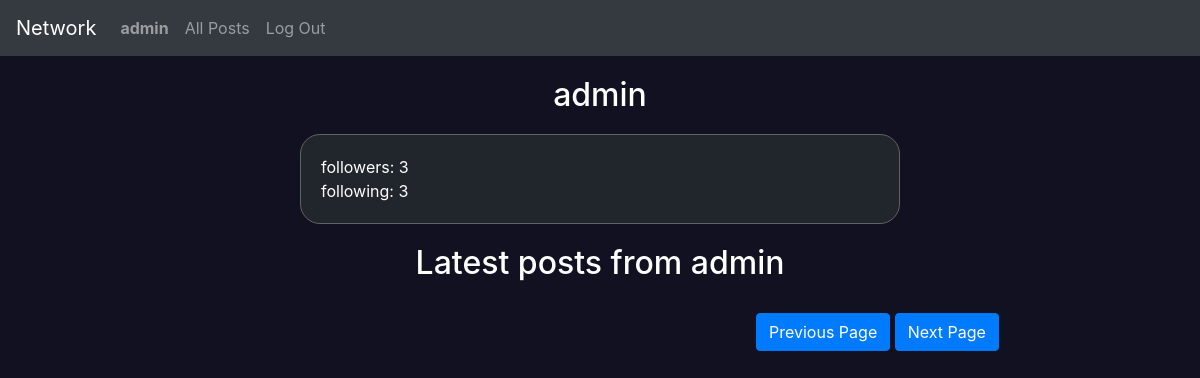
/profile/admin (signed in), run on an earlier commit of the app's database.
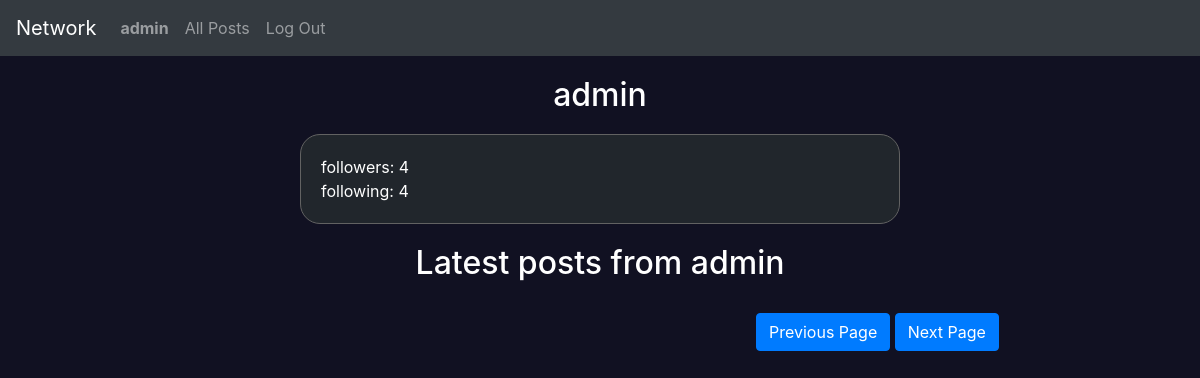
And on a later commit of the database.
### network/models.py (models this page shows, shortened)
class User(AbstractUser):
    followers = models.ManyToManyField("User", blank=True, related_name="user_followers")
    following = models.ManyToManyField("User", blank=True, related_name="user_following")
    current_user_follows = models.BooleanField(default=False)

### network/views.py (the view)
# urls.py: path("profile/<str:username>", views.profile_page, name="profile_page"),
@login_required
@csrf_exempt
def profile_page(request, username):
    user = User.objects.get(username=username)
    return render(request, "network/profilepage.html",{
        "profile_user": user,
        "user": request.user
    })

### network/templates/network/profilepage.html (shortened to what this page needs)
{% extends "network/layout.html" %}
{% load static %}
{% block body %}
<h2 id="user_profile" style="text-align: center; margin: 20px;">{{profile_user}}</h2>
{% if user == profile_user %}
<div id="alt_info">
    <div>followers: {{profile_user.followers.count}}</div>
    <div>following: {{profile_user.following.count}}</div>
</div>
{% else %}
<div id="info"></div>
{% endif %}
<h2 style="text-align: center; margin: 20px;">Latest posts from {{profile_user}}</h2>
<button id="previous_page" class="btn btn-primary">Previous Page</button>
<button id="next_page" class="btn btn-primary">Next Page</button>
{% endblock %}

### network/templates/network/layout.html (shortened to what this page needs)
{% load static %}
<!DOCTYPE html>
<html lang="en">
    <head>
        <link rel="stylesheet" href="https://stackpath.bootstrapcdn.com/bootstrap/4.4.1/css/bootstrap.min.css">
    </head>
    <body>
        <nav class="navbar navbar-expand-lg navbar-dark bg-dark">
            <a class="navbar-brand" href="{% url 'index' %}">Network</a>
            <div>
              <ul class="navbar-nav mr-auto">
                {% if user.is_authenticated %}
                    <li class="nav-item">
                        <a class="nav-link" href="{% url 'profile_page' user.username %}"><strong>{{ user.username }}</strong></a>
                    </li>
                {% endif %}
                <li class="nav-item">
                  <a id="all_posts" class="nav-link" href="{% url 'index' %}">All Posts</a>
                </li>
                {% if user.is_authenticated %}
                    <li class="nav-item">
                        <a class="nav-link" href="{% url 'logout' %}">Log Out</a>
                    </li>
                {% endif %}
              </ul>
            </div>
          </nav>
        <div class="body">
            {% block body %}
            {% endblock %}
        </div>
    </body>
</html>

### network/templates/network/profilepage.html (style rules this page uses)
body { background-color: rgb(17, 17, 34); color: white; }
#info , #alt_info { background-color: #21262c; border: 1px solid #626262; border-radius: 20px; padding: 20px; margin-left: auto; margin-right: auto; width: 50%; height: 100%; }
#previous_page { margin-left: 63%; margin-bottom: 20px; margin-top: 10px; }
#next_page { display:inline-block; margin-bottom: 20px; margin-top: 10px; }

What changed in the data, as far as the page shows it:
changed User "admin": followers.count "3" → "4"; following.count "3" → "4"
